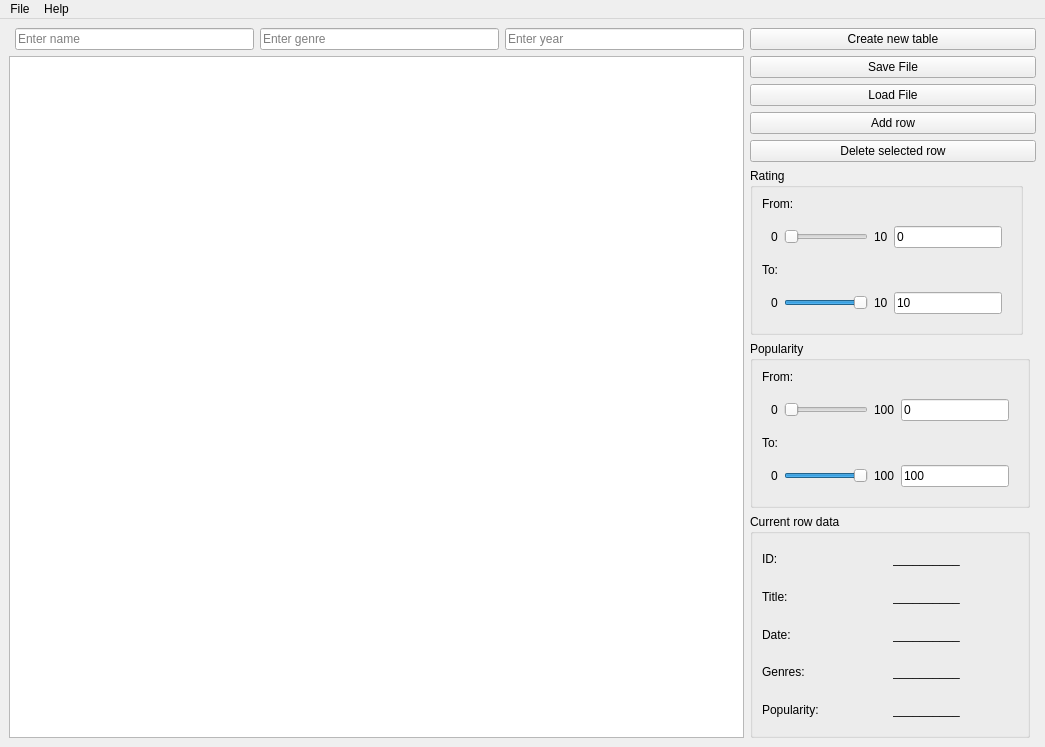
<?xml version="1.0" encoding="UTF-8"?>
<ui version="4.0">
 <class>MainWindow</class>
 <widget class="QMainWindow" name="MainWindow">
  <property name="geometry">
   <rect>
    <x>0</x>
    <y>0</y>
    <width>1045</width>
    <height>747</height>
   </rect>
  </property>
  <property name="windowTitle">
   <string>Movie Recomendation System Manager</string>
  </property>
  <property name="windowIcon">
   <iconset>
    <normaloff>ico.png</normaloff>ico.png</iconset>
  </property>
  <widget class="QWidget" name="centralwidget">
   <layout class="QGridLayout" name="gridLayout">
    <item row="3" column="2">
     <widget class="QLineEdit" name="genreFilterlineEdit">
      <property name="placeholderText">
       <string>Enter genre</string>
      </property>
     </widget>
    </item>
    <item row="3" column="3">
     <widget class="QLineEdit" name="yearFilterlineEdit">
      <property name="placeholderText">
       <string>Enter year</string>
      </property>
     </widget>
    </item>
    <item row="10" column="5" colspan="2">
     <widget class="QPushButton" name="addRowButton">
      <property name="text">
       <string>Add row</string>
      </property>
     </widget>
    </item>
    <item row="8" column="5" colspan="2">
     <widget class="QPushButton" name="saveButton">
      <property name="text">
       <string>Save File</string>
      </property>
     </widget>
    </item>
    <item row="9" column="5" colspan="2">
     <widget class="QPushButton" name="loadButton">
      <property name="text">
       <string>Load File</string>
      </property>
     </widget>
    </item>
    <item row="3" column="5" colspan="2">
     <widget class="QPushButton" name="createTableButton">
      <property name="text">
       <string>Create new table</string>
      </property>
     </widget>
    </item>
    <item row="8" column="0" rowspan="7" colspan="4">
     <widget class="QTableView" name="tableDetailsView"/>
    </item>
    <item row="11" column="5" colspan="2">
     <widget class="QPushButton" name="deleteRowButton">
      <property name="text">
       <string>Delete selected row</string>
      </property>
     </widget>
    </item>
    <item row="13" column="5">
     <widget class="QGroupBox" name="popularityGroupBox">
      <property name="title">
       <string>Popularity</string>
      </property>
      <layout class="QVBoxLayout" name="PopularityLayout">
       <property name="sizeConstraint">
        <enum>QLayout::SetFixedSize</enum>
       </property>
       <item>
        <widget class="QLabel" name="popularityFromLabel">
         <property name="text">
          <string>From:</string>
         </property>
        </widget>
       </item>
       <item>
        <widget class="QWidget" name="popularityFromWidget" native="true">
         <layout class="QHBoxLayout" name="horizontalLayout_3">
          <item>
           <widget class="QLabel" name="popularityFromMinLabel">
            <property name="text">
             <string>0</string>
            </property>
           </widget>
          </item>
          <item>
           <widget class="QSlider" name="popularityFromSlider">
            <property name="maximum">
             <number>100</number>
            </property>
            <property name="singleStep">
             <number>10</number>
            </property>
            <property name="pageStep">
             <number>10</number>
            </property>
            <property name="orientation">
             <enum>Qt::Horizontal</enum>
            </property>
           </widget>
          </item>
          <item>
           <widget class="QLabel" name="popularityFromMaxLabel">
            <property name="text">
             <string>100</string>
            </property>
           </widget>
          </item>
          <item>
           <widget class="QLineEdit" name="popularityFromLineEdit">
            <property name="text">
             <string>0</string>
            </property>
            <property name="readOnly">
             <bool>true</bool>
            </property>
           </widget>
          </item>
         </layout>
        </widget>
       </item>
       <item>
        <widget class="QLabel" name="popularityToLabel">
         <property name="text">
          <string>To:</string>
         </property>
        </widget>
       </item>
       <item>
        <widget class="QWidget" name="popularityToWidget" native="true">
         <layout class="QHBoxLayout" name="horizontalLayout_4">
          <item>
           <widget class="QLabel" name="popularityToMinLabel">
            <property name="text">
             <string>0</string>
            </property>
           </widget>
          </item>
          <item>
           <widget class="QSlider" name="popularityToSlider">
            <property name="maximum">
             <number>100</number>
            </property>
            <property name="singleStep">
             <number>10</number>
            </property>
            <property name="pageStep">
             <number>10</number>
            </property>
            <property name="value">
             <number>100</number>
            </property>
            <property name="orientation">
             <enum>Qt::Horizontal</enum>
            </property>
           </widget>
          </item>
          <item>
           <widget class="QLabel" name="popularityToMaxLabel">
            <property name="text">
             <string>100</string>
            </property>
           </widget>
          </item>
          <item>
           <widget class="QLineEdit" name="popularityToLineEdit">
            <property name="text">
             <string>100</string>
            </property>
            <property name="readOnly">
             <bool>true</bool>
            </property>
           </widget>
          </item>
         </layout>
        </widget>
       </item>
      </layout>
     </widget>
    </item>
    <item row="14" column="5">
     <widget class="QGroupBox" name="activeRowGroupBox">
      <property name="title">
       <string>Current row data</string>
      </property>
      <layout class="QGridLayout" name="gridLayout_2">
       <item row="0" column="0">
        <widget class="QLabel" name="idLabel">
         <property name="text">
          <string>ID:</string>
         </property>
        </widget>
       </item>
       <item row="0" column="1">
        <widget class="QLabel" name="idDataLabel">
         <property name="text">
          <string>__________</string>
         </property>
        </widget>
       </item>
       <item row="1" column="0">
        <widget class="QLabel" name="titleLabel">
         <property name="text">
          <string>Title:</string>
         </property>
        </widget>
       </item>
       <item row="1" column="1">
        <widget class="QLabel" name="titleDataLabel">
         <property name="text">
          <string>__________</string>
         </property>
        </widget>
       </item>
       <item row="2" column="0">
        <widget class="QLabel" name="dateLabel">
         <property name="text">
          <string>Date:</string>
         </property>
        </widget>
       </item>
       <item row="2" column="1">
        <widget class="QLabel" name="dateDataLabel">
         <property name="text">
          <string>__________</string>
         </property>
        </widget>
       </item>
       <item row="3" column="0">
        <widget class="QLabel" name="genreLabel">
         <property name="text">
          <string>Genres:</string>
         </property>
        </widget>
       </item>
       <item row="3" column="1">
        <widget class="QLabel" name="genreDataLabel">
         <property name="text">
          <string>__________</string>
         </property>
        </widget>
       </item>
       <item row="4" column="0">
        <widget class="QLabel" name="popularityLabel">
         <property name="text">
          <string>Popularity:</string>
         </property>
        </widget>
       </item>
       <item row="4" column="1">
        <widget class="QLabel" name="popularityDataLabel">
         <property name="text">
          <string>__________</string>
         </property>
        </widget>
       </item>
      </layout>
     </widget>
    </item>
    <item row="12" column="5">
     <widget class="QGroupBox" name="ratingGroupBox">
      <property name="title">
       <string>Rating</string>
      </property>
      <layout class="QVBoxLayout" name="RatingLayout">
       <property name="sizeConstraint">
        <enum>QLayout::SetFixedSize</enum>
       </property>
       <item>
        <widget class="QLabel" name="ratingFromLabel">
         <property name="text">
          <string>From:</string>
         </property>
        </widget>
       </item>
       <item>
        <widget class="QWidget" name="ratingFromWidget" native="true">
         <layout class="QHBoxLayout" name="horizontalLayout">
          <item>
           <widget class="QLabel" name="ratingFromMinLabel">
            <property name="text">
             <string>0</string>
            </property>
           </widget>
          </item>
          <item>
           <widget class="QSlider" name="ratingFromSlider">
            <property name="maximum">
             <number>10</number>
            </property>
            <property name="singleStep">
             <number>1</number>
            </property>
            <property name="pageStep">
             <number>1</number>
            </property>
            <property name="orientation">
             <enum>Qt::Horizontal</enum>
            </property>
           </widget>
          </item>
          <item>
           <widget class="QLabel" name="ratingFromMaxLabel">
            <property name="text">
             <string>10</string>
            </property>
           </widget>
          </item>
          <item>
           <widget class="QLineEdit" name="ratingFromLineEdit">
            <property name="sizePolicy">
             <sizepolicy hsizetype="Expanding" vsizetype="Fixed">
              <horstretch>0</horstretch>
              <verstretch>0</verstretch>
             </sizepolicy>
            </property>
            <property name="text">
             <string>0</string>
            </property>
            <property name="readOnly">
             <bool>true</bool>
            </property>
           </widget>
          </item>
         </layout>
        </widget>
       </item>
       <item>
        <widget class="QLabel" name="ratingToLabel">
         <property name="text">
          <string>To:</string>
         </property>
        </widget>
       </item>
       <item>
        <widget class="QWidget" name="ratingToWidget" native="true">
         <layout class="QHBoxLayout" name="horizontalLayout_2">
          <item>
           <widget class="QLabel" name="ratingToMinLabel">
            <property name="text">
             <string>0</string>
            </property>
           </widget>
          </item>
          <item>
           <widget class="QSlider" name="ratingToSlider">
            <property name="maximum">
             <number>10</number>
            </property>
            <property name="pageStep">
             <number>1</number>
            </property>
            <property name="value">
             <number>10</number>
            </property>
            <property name="orientation">
             <enum>Qt::Horizontal</enum>
            </property>
           </widget>
          </item>
          <item>
           <widget class="QLabel" name="ratingToMaxLabel">
            <property name="text">
             <string>10</string>
            </property>
           </widget>
          </item>
          <item>
           <widget class="QLineEdit" name="ratingToLineEdit">
            <property name="text">
             <string>10</string>
            </property>
            <property name="readOnly">
             <bool>true</bool>
            </property>
           </widget>
          </item>
         </layout>
        </widget>
       </item>
      </layout>
     </widget>
    </item>
    <item row="3" column="1">
     <widget class="QLineEdit" name="nameFilterlineEdit">
      <property name="placeholderText">
       <string>Enter name</string>
      </property>
      <property name="clearButtonEnabled">
       <bool>false</bool>
      </property>
     </widget>
    </item>
   </layout>
  </widget>
  <widget class="QMenuBar" name="menubar">
   <property name="geometry">
    <rect>
     <x>0</x>
     <y>0</y>
     <width>1045</width>
     <height>26</height>
    </rect>
   </property>
   <widget class="QMenu" name="menuFile">
    <property name="title">
     <string>File</string>
    </property>
    <addaction name="actionLoad"/>
    <addaction name="actionSave"/>
    <addaction name="actionCreate_new"/>
   </widget>
   <widget class="QMenu" name="menuHelp">
    <property name="title">
     <string>Help</string>
    </property>
    <addaction name="actionAbout"/>
   </widget>
   <addaction name="menuFile"/>
   <addaction name="menuHelp"/>
  </widget>
  <action name="actionLoad">
   <property name="text">
    <string>Load...</string>
   </property>
  </action>
  <action name="actionAbout">
   <property name="text">
    <string>About</string>
   </property>
  </action>
  <action name="actionSave">
   <property name="text">
    <string>Save...</string>
   </property>
  </action>
  <action name="actionCreate_new">
   <property name="text">
    <string>Create new...</string>
   </property>
  </action>
 </widget>
 <resources/>
 <connections/>
</ui>
